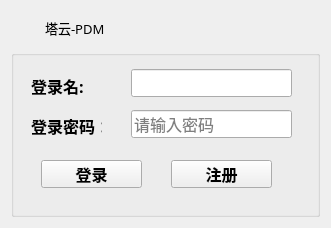
<?xml version="1.0" encoding="UTF-8"?>
<ui version="4.0">
 <class>Logindialog</class>
 <widget class="QWidget" name="Logindialog">
  <property name="geometry">
   <rect>
    <x>0</x>
    <y>0</y>
    <width>331</width>
    <height>228</height>
   </rect>
  </property>
  <property name="windowTitle">
   <string>Logindialog</string>
  </property>
  <layout class="QGridLayout" name="gridLayout">
   <item row="0" column="0">
    <widget class="QWidget" name="widget_title" native="true">
     <property name="sizePolicy">
      <sizepolicy hsizetype="Preferred" vsizetype="Maximum">
       <horstretch>0</horstretch>
       <verstretch>0</verstretch>
      </sizepolicy>
     </property>
     <property name="minimumSize">
      <size>
       <width>100</width>
       <height>33</height>
      </size>
     </property>
     <property name="mouseTracking">
      <bool>false</bool>
     </property>
     <layout class="QHBoxLayout" name="horizontalLayout_2" stretch="0,0,0">
      <property name="spacing">
       <number>4</number>
      </property>
      <property name="sizeConstraint">
       <enum>QLayout::SetNoConstraint</enum>
      </property>
      <property name="leftMargin">
       <number>0</number>
      </property>
      <property name="topMargin">
       <number>0</number>
      </property>
      <property name="rightMargin">
       <number>0</number>
      </property>
      <property name="bottomMargin">
       <number>0</number>
      </property>
      <item>
       <widget class="QLabel" name="lab_Ico">
        <property name="sizePolicy">
         <sizepolicy hsizetype="Minimum" vsizetype="Preferred">
          <horstretch>0</horstretch>
          <verstretch>0</verstretch>
         </sizepolicy>
        </property>
        <property name="minimumSize">
         <size>
          <width>30</width>
          <height>0</height>
         </size>
        </property>
        <property name="text">
         <string/>
        </property>
        <property name="alignment">
         <set>Qt::AlignCenter</set>
        </property>
       </widget>
      </item>
      <item>
       <widget class="QLabel" name="lab_Title">
        <property name="sizePolicy">
         <sizepolicy hsizetype="Expanding" vsizetype="Preferred">
          <horstretch>0</horstretch>
          <verstretch>0</verstretch>
         </sizepolicy>
        </property>
        <property name="font">
         <font>
          <family>微软雅黑</family>
          <pointsize>10</pointsize>
          <weight>50</weight>
          <italic>false</italic>
          <bold>false</bold>
         </font>
        </property>
        <property name="styleSheet">
         <string notr="true">font: 10pt &quot;微软雅黑&quot;;</string>
        </property>
        <property name="text">
         <string>塔云-PDM</string>
        </property>
        <property name="alignment">
         <set>Qt::AlignLeading|Qt::AlignLeft|Qt::AlignVCenter</set>
        </property>
       </widget>
      </item>
      <item>
       <widget class="QWidget" name="widget_menu" native="true">
        <property name="sizePolicy">
         <sizepolicy hsizetype="Minimum" vsizetype="Preferred">
          <horstretch>0</horstretch>
          <verstretch>0</verstretch>
         </sizepolicy>
        </property>
        <layout class="QHBoxLayout" name="horizontalLayout">
         <property name="spacing">
          <number>0</number>
         </property>
         <property name="leftMargin">
          <number>0</number>
         </property>
         <property name="topMargin">
          <number>0</number>
         </property>
         <property name="rightMargin">
          <number>0</number>
         </property>
         <property name="bottomMargin">
          <number>0</number>
         </property>
         <item>
          <widget class="QPushButton" name="btnMenu_Min">
           <property name="sizePolicy">
            <sizepolicy hsizetype="Minimum" vsizetype="Expanding">
             <horstretch>0</horstretch>
             <verstretch>0</verstretch>
            </sizepolicy>
           </property>
           <property name="minimumSize">
            <size>
             <width>31</width>
             <height>0</height>
            </size>
           </property>
           <property name="cursor">
            <cursorShape>ArrowCursor</cursorShape>
           </property>
           <property name="focusPolicy">
            <enum>Qt::NoFocus</enum>
           </property>
           <property name="toolTip">
            <string>最小化</string>
           </property>
           <property name="text">
            <string/>
           </property>
           <property name="flat">
            <bool>true</bool>
           </property>
          </widget>
         </item>
         <item>
          <widget class="QPushButton" name="btnMenu_Close">
           <property name="sizePolicy">
            <sizepolicy hsizetype="Minimum" vsizetype="Expanding">
             <horstretch>0</horstretch>
             <verstretch>0</verstretch>
            </sizepolicy>
           </property>
           <property name="minimumSize">
            <size>
             <width>40</width>
             <height>0</height>
            </size>
           </property>
           <property name="cursor">
            <cursorShape>ArrowCursor</cursorShape>
           </property>
           <property name="focusPolicy">
            <enum>Qt::NoFocus</enum>
           </property>
           <property name="toolTip">
            <string>关闭</string>
           </property>
           <property name="text">
            <string/>
           </property>
           <property name="flat">
            <bool>true</bool>
           </property>
          </widget>
         </item>
        </layout>
       </widget>
      </item>
     </layout>
    </widget>
   </item>
   <item row="1" column="0">
    <widget class="QGroupBox" name="groupBox">
     <property name="title">
      <string/>
     </property>
     <widget class="QLabel" name="labUserName">
      <property name="geometry">
       <rect>
        <x>20</x>
        <y>20</y>
        <width>71</width>
        <height>31</height>
       </rect>
      </property>
      <property name="font">
       <font>
        <family>楷体</family>
        <pointsize>12</pointsize>
        <weight>75</weight>
        <bold>true</bold>
       </font>
      </property>
      <property name="text">
       <string>登录名:</string>
      </property>
     </widget>
     <widget class="QLabel" name="labUserPwd">
      <property name="geometry">
       <rect>
        <x>20</x>
        <y>60</y>
        <width>71</width>
        <height>31</height>
       </rect>
      </property>
      <property name="font">
       <font>
        <family>楷体</family>
        <pointsize>12</pointsize>
        <weight>75</weight>
        <bold>true</bold>
       </font>
      </property>
      <property name="text">
       <string>登录密码：</string>
      </property>
     </widget>
     <widget class="QLineEdit" name="txtUserPwd">
      <property name="geometry">
       <rect>
        <x>120</x>
        <y>60</y>
        <width>161</width>
        <height>28</height>
       </rect>
      </property>
      <property name="font">
       <font>
        <family>楷体</family>
        <pointsize>12</pointsize>
       </font>
      </property>
      <property name="toolTip">
       <string>请输入密码</string>
      </property>
      <property name="text">
       <string/>
      </property>
      <property name="echoMode">
       <enum>QLineEdit::Password</enum>
      </property>
      <property name="alignment">
       <set>Qt::AlignLeading|Qt::AlignLeft|Qt::AlignVCenter</set>
      </property>
      <property name="placeholderText">
       <string>请输入密码</string>
      </property>
     </widget>
     <widget class="QPushButton" name="btnLogin">
      <property name="geometry">
       <rect>
        <x>30</x>
        <y>110</y>
        <width>101</width>
        <height>28</height>
       </rect>
      </property>
      <property name="font">
       <font>
        <family>楷体</family>
        <pointsize>12</pointsize>
        <weight>75</weight>
        <bold>true</bold>
       </font>
      </property>
      <property name="cursor">
       <cursorShape>OpenHandCursor</cursorShape>
      </property>
      <property name="text">
       <string>登录</string>
      </property>
      <property name="icon">
       <iconset resource="D:/360/HotelManage-master/Src/image.qrc">
        <normaloff>:/image/update.png</normaloff>:/image/update.png</iconset>
      </property>
      <property name="iconSize">
       <size>
        <width>20</width>
        <height>20</height>
       </size>
      </property>
     </widget>
     <widget class="QPushButton" name="btnresgister">
      <property name="geometry">
       <rect>
        <x>160</x>
        <y>110</y>
        <width>101</width>
        <height>28</height>
       </rect>
      </property>
      <property name="font">
       <font>
        <family>楷体</family>
        <pointsize>12</pointsize>
        <weight>75</weight>
        <bold>true</bold>
       </font>
      </property>
      <property name="cursor">
       <cursorShape>OpenHandCursor</cursorShape>
      </property>
      <property name="toolTip">
       <string>&lt;html&gt;&lt;head/&gt;&lt;body&gt;&lt;p&gt;&lt;br/&gt;&lt;/p&gt;&lt;/body&gt;&lt;/html&gt;</string>
      </property>
      <property name="whatsThis">
       <string>&lt;html&gt;&lt;head/&gt;&lt;body&gt;&lt;p&gt;&lt;br/&gt;&lt;/p&gt;&lt;/body&gt;&lt;/html&gt;</string>
      </property>
      <property name="text">
       <string>注册</string>
      </property>
      <property name="icon">
       <iconset resource="D:/360/HotelManage-master/Src/image.qrc">
        <normaloff>:/image/delete.png</normaloff>:/image/delete.png</iconset>
      </property>
      <property name="iconSize">
       <size>
        <width>20</width>
        <height>20</height>
       </size>
      </property>
     </widget>
     <widget class="QLineEdit" name="txtUserName">
      <property name="geometry">
       <rect>
        <x>120</x>
        <y>19</y>
        <width>161</width>
        <height>28</height>
       </rect>
      </property>
      <property name="font">
       <font>
        <family>楷体</family>
        <pointsize>12</pointsize>
        <weight>75</weight>
        <bold>true</bold>
       </font>
      </property>
     </widget>
    </widget>
   </item>
  </layout>
 </widget>
 <layoutdefault spacing="6" margin="11"/>
 <resources>
  <include location="D:/360/HotelManage-master/Src/image.qrc"/>
 </resources>
 <connections/>
</ui>
